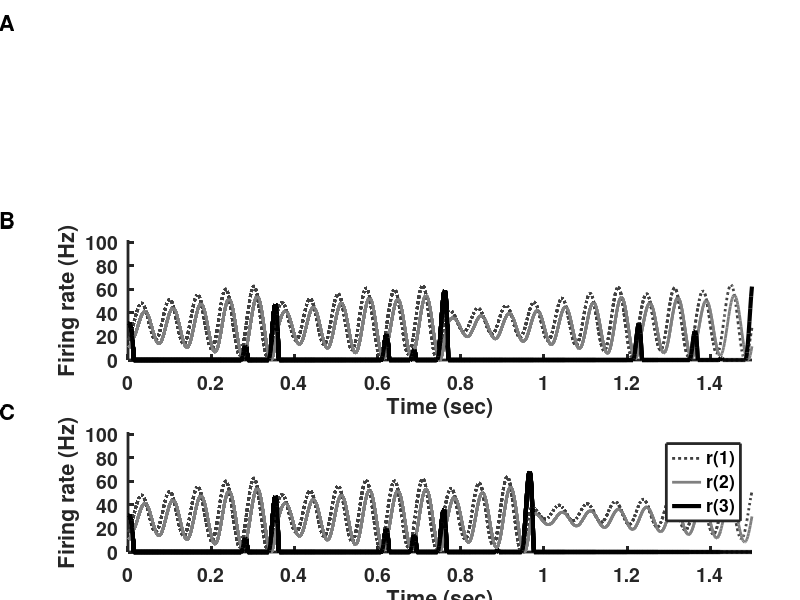

Source code (MATLAB):
% Figure_7_12.m
%
% This code is an example of a chaotic circuit produced by three coupled
% firing-rate model units.
% Units have saturating-linear f-I curves.
%
%  A small change in initial conditions causes
%  changes in the behavior that accumulate over time, so that for
%  example the timings of small peaks of activity in r1 eventually
%  become unpredictable. Note the near periodicity of chaotic
%  activity that can produce peaks in the power spectrum.
%
% The code is altered from that found in:
% [redacted]
% F1000Res. 2016 May 24;5. pii: F1000 Faculty Rev-992.
%
% This code was used to produce Figure 7.12 in the textbook:
% An Introductory Course in Computational Neuroscience
% [redacted]
%
%%%%%%%%%%%%%%%%%%%%%%%%%%%%%%%%%%%%%%%%%%%%%%%%%%%%%%%%%%%%%%%%%%%%%%%%%%%

clear

%% Set up the time vector
tmax = 1.5;             % maximum time to simulate   
dt = 0.0001;            % time-step
tvec = 0:dt:tmax;       % vector of time-points
Nt = length(tvec);      % number of time-points to simulate

%% Network and unit parameters

Nunits = 3;             % Number of units to simulate
r = zeros(Nunits,Nt);   % array of rate of each cell as a function of time
rmax = 100;             % maximum firing rate
tau = 0.010;            % base time constant for changes of rate
% Ithresh is threshold current needed for spiking. 
% Negative values mean spontaneous rate.
Ithresh = [-10; 12; -25 ]; 

% 3x3 connectivity matrix (row = presynaptic, column = postsynaptic unit)
W = [2.05 -1.6 0.0 ; 1.2 0.0 0.2; -0.1 -5.4 2.2 ];

% Two sets of initial conditions with a tiny difference between them
rinit1 = [15.01; 10; 30];
rinit2 = [15; 10; 30];

Ntrials = 2;            % Number of trials (one per initial condition)

%% Figure positions for subplots
figure(1);
subfigB = [0.16 0.4 0.78 0.2];
subfigC = [0.16 0.08 0.78 0.2];
set(0,'DefaultLineLineWidth',2,...      % Plotting parameters
    'DefaultLineMarkerSize',8, ...
    'DefaultAxesLineWidth',2, ...
    'DefaultAxesFontSize',14,...
    'DefaultAxesFontWeight','Bold');
rplotmax = 102;                 % sets max of y-axis on r vs t figures

%% Now loop through two trials
for trial = 1:Ntrials
    
    % Set initial conditions for each trial
    if ( trial == 1 )
        r(:,1) = rinit1;
    else
        r(:,1) = rinit2;
    end
        
    % Subplots B and C will both be rate vs time.
    if ( ( trial == 1 ) && ( Ntrials > 1 ) )
        clf
        subplot('position',subfigB)
    else
        subplot('position',subfigC)
    end
    axis([0 tmax 0 rplotmax])
    hold on
    xlabel('Time (sec)')
    ylabel('Firing rate (Hz)')
    
    
    %% Now simulate through time
    for i=2:Nt
        I = W*r(:,i-1);                   % total current to each unit
        newr = r(:,i-1) + dt/tau*(I-Ithresh-r(:,i-1));  % Euler-Mayamara update of rates
        r(:,i) = max(newr,0);                           % rates are not negative
        r(:,i) = min(r(:,i),rmax);                      % rates can not be above rmax
        
        %% Now plot figures rate vs time for each color-coded unit in figure 1,
        %  with a new panel for each trial updating every 1/10 of the
        %  simulation
        
        if ( mod(i,round(Nt/20) ) == 0 )
            if ( Ntrials == 1 )
                subplot('position',subfigB)
                plot(tvec(20:20:i),Iapp(1,20:20:i),'k')
                hold on
                plot(tvec(20:20:i),Iapp(2,20:20:i),'r--')
                plot(tvec(20:20:i),Iapp(3,20:20:i),'g:')
            end
            
            if ( ( trial == 1 ) && ( Ntrials > 1 ) )
                subplot('position',subfigB)
            else
                subplot('position',subfigC)
            end
            plot(tvec(20:20:i),r(1,20:20:i),':','Color',[0.25 0.25 0.25])
            hold on
            plot(tvec(20:20:i),r(2,20:20:i),'-','Color',[0.5 0.5 0.5])
            plot(tvec(20:20:i),r(3,20:20:i),'k','LineWidth',3)
            
            pause(0.05); drawnow
        end
    end
    
    if ( trial == Ntrials )
        legend('r(1)', 'r(2)', 'r(3)')
        
    end
end

% Finally add labels to panels in the figure
annotation('textbox',[0.0 0.95 0.05 0.05],'String','A','LineStyle','none','FontSize',16,'FontWeight','bold')
annotation('textbox',[0.0 0.62 0.05 0.05],'String','B','LineStyle','none','FontSize',16,'FontWeight','bold')
annotation('textbox',[0.0 0.3 0.05 0.05],'String','C','LineStyle','none','FontSize',16,'FontWeight','bold')

